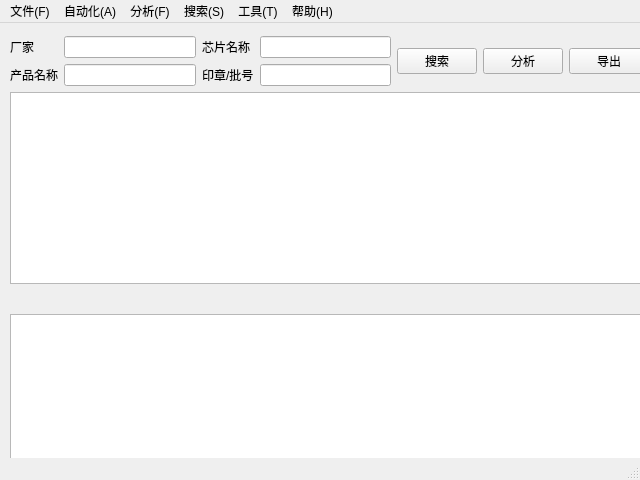
<?xml version="1.0" encoding="UTF-8"?>
<ui version="4.0">
 <class>MainWindow</class>
 <widget class="QMainWindow" name="MainWindow">
  <property name="geometry">
   <rect>
    <x>0</x>
    <y>0</y>
    <width>640</width>
    <height>480</height>
   </rect>
  </property>
  <property name="windowTitle">
   <string>MainWindow</string>
  </property>
  <widget class="QWidget" name="centralwidget">
   <widget class="QWidget" name="">
    <property name="geometry">
     <rect>
      <x>10</x>
      <y>13</y>
      <width>639</width>
      <height>470</height>
     </rect>
    </property>
    <layout class="QGridLayout" name="gridLayout">
     <item row="0" column="0">
      <layout class="QHBoxLayout" name="horizontalLayout_2">
       <item>
        <layout class="QVBoxLayout" name="verticalLayout">
         <item>
          <widget class="QLabel" name="factory_label">
           <property name="text">
            <string>厂家</string>
           </property>
          </widget>
         </item>
         <item>
          <widget class="QLabel" name="product_label">
           <property name="text">
            <string>产品名称</string>
           </property>
          </widget>
         </item>
        </layout>
       </item>
       <item>
        <layout class="QVBoxLayout" name="verticalLayout_2">
         <item>
          <widget class="QLineEdit" name="factory_lineEdit"/>
         </item>
         <item>
          <widget class="QLineEdit" name="product_lineEdit"/>
         </item>
        </layout>
       </item>
       <item>
        <layout class="QVBoxLayout" name="verticalLayout_3">
         <item>
          <widget class="QLabel" name="chip_label">
           <property name="text">
            <string>芯片名称</string>
           </property>
          </widget>
         </item>
         <item>
          <widget class="QLabel" name="stamp_label">
           <property name="text">
            <string>印章/批号</string>
           </property>
          </widget>
         </item>
        </layout>
       </item>
       <item>
        <layout class="QVBoxLayout" name="verticalLayout_4">
         <item>
          <widget class="QLineEdit" name="chip_lineEdit"/>
         </item>
         <item>
          <widget class="QLineEdit" name="stamp_lineEdit"/>
         </item>
        </layout>
       </item>
       <item>
        <layout class="QHBoxLayout" name="horizontalLayout">
         <item>
          <widget class="QPushButton" name="search_pushButton">
           <property name="text">
            <string>搜索</string>
           </property>
          </widget>
         </item>
         <item>
          <widget class="QPushButton" name="analyse_pushButton">
           <property name="text">
            <string>分析</string>
           </property>
          </widget>
         </item>
         <item>
          <widget class="QPushButton" name="derive_pushButton">
           <property name="text">
            <string>导出</string>
           </property>
          </widget>
         </item>
        </layout>
       </item>
      </layout>
     </item>
     <item row="1" column="0">
      <widget class="QTextBrowser" name="show_textBrowser"/>
     </item>
     <item row="2" column="0">
      <spacer name="verticalSpacer">
       <property name="orientation">
        <enum>Qt::Vertical</enum>
       </property>
       <property name="sizeHint" stdset="0">
        <size>
         <width>20</width>
         <height>18</height>
        </size>
       </property>
      </spacer>
     </item>
     <item row="3" column="0">
      <widget class="QTextBrowser" name="error_textBrowser">
       <property name="lineWidth">
        <number>1</number>
       </property>
      </widget>
     </item>
    </layout>
   </widget>
  </widget>
  <widget class="QMenuBar" name="menubar">
   <property name="geometry">
    <rect>
     <x>0</x>
     <y>0</y>
     <width>640</width>
     <height>22</height>
    </rect>
   </property>
   <widget class="QMenu" name="file_menu">
    <property name="title">
     <string>文件(F)</string>
    </property>
    <addaction name="open_action"/>
    <addaction name="quit_action"/>
   </widget>
   <widget class="QMenu" name="analyse_menu">
    <property name="title">
     <string>分析(F)</string>
    </property>
    <widget class="QMenu" name="chart_menu">
     <property name="title">
      <string>图表</string>
     </property>
     <addaction name="normal_distribution_action"/>
     <addaction name="scatter_action"/>
     <addaction name="boxplot_action"/>
     <addaction name="bar_action"/>
     <addaction name="scatter_matrix_action"/>
    </widget>
    <addaction name="chart_menu"/>
    <addaction name="func_action"/>
    <addaction name="report_action"/>
   </widget>
   <widget class="QMenu" name="search_menu">
    <property name="title">
     <string>搜索(S)</string>
    </property>
   </widget>
   <widget class="QMenu" name="tool_menu">
    <property name="title">
     <string>工具(T)</string>
    </property>
    <addaction name="data_format_conver_action"/>
    <addaction name="data_consolidation_action"/>
    <addaction name="lot_action"/>
   </widget>
   <widget class="QMenu" name="auto_menu">
    <property name="title">
     <string>自动化(A)</string>
    </property>
    <addaction name="start_action"/>
    <addaction name="cut_action"/>
   </widget>
   <widget class="QMenu" name="help_menu">
    <property name="title">
     <string>帮助(H)</string>
    </property>
    <addaction name="operation_guide_action"/>
   </widget>
   <addaction name="file_menu"/>
   <addaction name="auto_menu"/>
   <addaction name="analyse_menu"/>
   <addaction name="search_menu"/>
   <addaction name="tool_menu"/>
   <addaction name="help_menu"/>
  </widget>
  <widget class="QStatusBar" name="statusbar"/>
  <action name="open_action">
   <property name="text">
    <string>打开(O)</string>
   </property>
  </action>
  <action name="quit_action">
   <property name="text">
    <string>退出(Q)</string>
   </property>
  </action>
  <action name="action_2">
   <property name="text">
    <string>明镓</string>
   </property>
  </action>
  <action name="action_3">
   <property name="text">
    <string>升谱</string>
   </property>
  </action>
  <action name="action_4">
   <property name="text">
    <string>集佳</string>
   </property>
  </action>
  <action name="action_5">
   <property name="text">
    <string>卢米斯</string>
   </property>
  </action>
  <action name="action_6">
   <property name="text">
    <string>佑明</string>
   </property>
  </action>
  <action name="mingjia_action">
   <property name="text">
    <string>明镓</string>
   </property>
  </action>
  <action name="shengpu_action">
   <property name="text">
    <string>升谱</string>
   </property>
  </action>
  <action name="action_10">
   <property name="text">
    <string>集佳</string>
   </property>
  </action>
  <action name="action_11">
   <property name="text">
    <string>卢米斯</string>
   </property>
  </action>
  <action name="action_12">
   <property name="text">
    <string>佑明</string>
   </property>
  </action>
  <action name="normal_distribution_action">
   <property name="text">
    <string>正态分布图</string>
   </property>
  </action>
  <action name="scatter_action">
   <property name="text">
    <string>散点图</string>
   </property>
  </action>
  <action name="boxplot_action">
   <property name="text">
    <string>箱线图</string>
   </property>
  </action>
  <action name="bar_action">
   <property name="text">
    <string>柱状图</string>
   </property>
  </action>
  <action name="scatter_matrix_action">
   <property name="text">
    <string>散点图矩阵</string>
   </property>
  </action>
  <action name="func_action">
   <property name="text">
    <string>生成函数</string>
   </property>
  </action>
  <action name="report_action">
   <property name="text">
    <string>生成报告</string>
   </property>
  </action>
  <action name="start_action">
   <property name="text">
    <string>开始</string>
   </property>
  </action>
  <action name="cut_action">
   <property name="text">
    <string>终止</string>
   </property>
  </action>
  <action name="operation_guide_action">
   <property name="text">
    <string>操作指南</string>
   </property>
  </action>
  <action name="lot_action">
   <property name="text">
    <string>芯片批号-成品批号关系对应</string>
   </property>
  </action>
  <action name="data_consolidation_action">
   <property name="text">
    <string>数据合并(FT+RT)</string>
   </property>
  </action>
  <action name="data_format_conver_action">
   <property name="text">
    <string>数据格式转换</string>
   </property>
  </action>
 </widget>
 <resources/>
 <connections/>
</ui>
